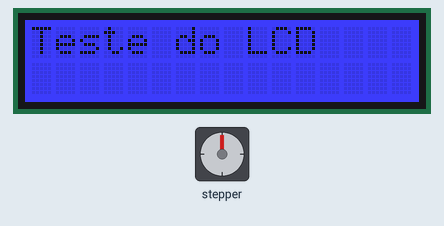
Recording of a sketch running on a simulated Arduino Uno, built with avr-gcc and run on an emulated ATmega328P. Parts: 16×2 character LCD, stepper motor. Stepper angles assume 100 steps per turn.

Above: at 0.1 s.
At 1.22 s:
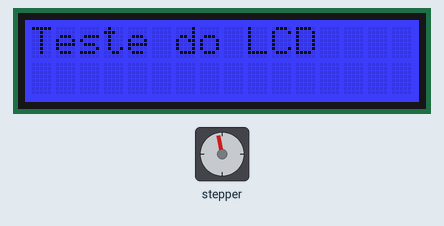
At 19.93 s:
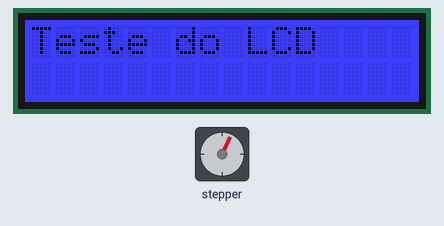
At 39.27 s:
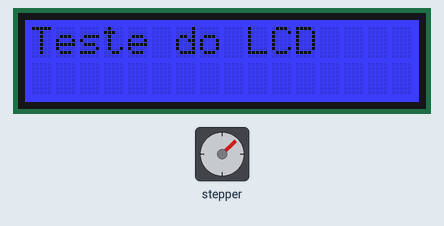
Timing chart, 0 to 40.0 s (numbered marks = the images above):
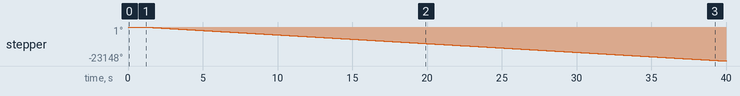

Measured:
- by itself, stepper: keeps turning counter-clockwise at about 595°/s

The sketch:

stepper.ino
```cpp
#include <rgb_lcd.h>
#include <Wire.h>
#include <Stepper.h>
#define STEPS 100

Stepper stepper(STEPS, 8, 9, 11, 10);
rgb_lcd lcd;


void setup() {
  stepper.setSpeed(100);
  lcd.begin(16,2);
  lcd.setRGB(0,0,255);
  lcd.print("Teste do LCD");
  delay(1000);
}

void loop() {
  stepper.step(-100);

}
```
